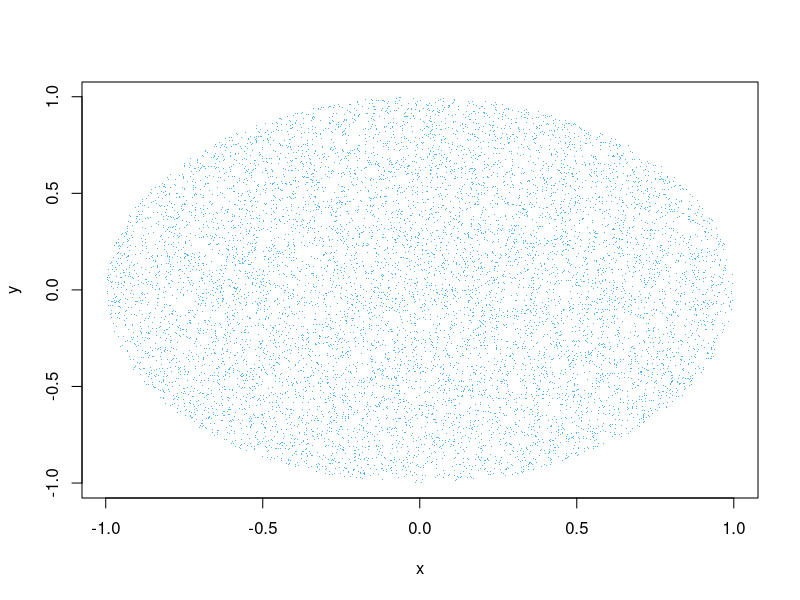

Write the R code that produced this figure. (Note: this script raises an error after producing the figure.)
## ---- chunk 1
knitr::opts_chunk$set(echo = TRUE)
## ---- chunk 2
set.seed(1)
u=runif(10000)
v=runif(10000)
r=u^0.5
theta=2*pi*v
x=r*cos(theta)
y=r*sin(theta)
colors <- c('#56B4E9')
plot(x,y,col=colors,pch = '.')

## ---- chunk 3
set.seed(1)
u=runif(10000)
v=runif(10000)
if (u==0 && v==0) return(0,0)
theta=0
r=1
a=2*u-1
b=2*v-1
r=numeric(10000)
theta=numeric(10000)

for (i in 1:10000){
  if (a[i]*a[i]>b[i]*b[i]){
    r[i]=a[i]
    theta[i]=pi/4*b[i]/a[i]
  }else{
    r[i]=b[i]
    theta[i]=pi/2-pi/4*a[i]/b[i]
  }
}

x=r*cos(theta)
y=r*sin(theta)

colors <- c('#56B4E9')
plot(x,y,col=colors,pch = '.')

## ---- chunk 4
u=rnorm(10000)
v=rnorm(10000)
e=rexp(10000,0.5)
denom=(u*u+v*v+e)^0.5
x=u/denom
y=v/denom
colors <- c('#56B4E9')
plot(x,y,col=colors,pch = '.')
## ---- chunk 5
a=rnorm(10000)
b=rnorm(10000)
c=rnorm(10000)
d=rnorm(10000)
norm=(a*a+b*b+c*c+d*d)^0.5
x=c/norm
y=d/norm
colors <- c('#56B4E9')
plot(x,y,col=colors,pch = '.')
## ---- chunk 6
library(scatterplot3d)
u=runif(10000)
v=runif(10000)
theta=2*pi*u
phi=acos(2*v-1)
x=sin(theta)*cos(phi)
y=sin(theta)*sin(phi)
z=cos(theta)
colors <- c('#56B4E9')
scatterplot3d(x,y,z,color=colors,pch = '.')
## ---- chunk 7
library(scatterplot3d)
u=2*runif(10000)-1
phi=2*pi*runif(10000)
z=u
x=cos(phi)*(1-z^2)^0.5
y=sin(phi)*(1-z^2)^0.5
colors <- c('#56B4E9')
scatterplot3d(x,y,z,color=colors,pch = '.')
## ---- chunk 8
library(scatterplot3d)
a=rnorm(10000)
b=rnorm(10000)
c=rnorm(10000)
norm=(a*a+b*b+c*c)^0.5
x=a/norm
y=b/norm
z=c/norm
colors <- c('#56B4E9')
scatterplot3d(x,y,z,color=colors,pch = '.')
## ---- chunk 9
library(scatterplot3d)
a=rnorm(10000)
b=rnorm(10000)
c=rnorm(10000)
r=runif(10000)^(1/3)
norm=(a*a+b*b+c*c)^0.5
x=r*a/norm
y=r*b/norm
z=r*c/norm
colors <- c("#E69F00")
scatterplot3d(x,y,z,color=colors,pch = '.')
## ---- chunk 10
library(scatterplot3d)
u=2*runif(10000)-1
phi=2*pi*runif(10000)
r=runif(10000)^(1/3)
x=r*cos(phi)*(1-u^2)^0.5
y=r*sin(phi)*(1-u^2)^0.5
z=r*u
colors <- c("#E69F00")
scatterplot3d(x,y,z,color=colors,pch = '.')
## ---- chunk 11
library(scatterplot3d)
a=rnorm(10000)
b=rnorm(10000)
c=rnorm(10000)
e=rexp(10000,rate=0.5)
denom=(e+a*a+b*b+c*c)^0.5
x=a/denom
y=b/denom
z=c/denom
colors <- c("#E69F00")
scatterplot3d(x,y,z,color=colors,pch = '.')
## ---- chunk 12
library(scatterplot3d)
a=rnorm(10000)
b=rnorm(10000)
c=rnorm(10000)
d=rnorm(10000)
e=rnorm(10000)
norm=(a*a+b*b+c*c+d*d+e*e)^0.5
x=c/norm
y=d/norm
z=e/norm
colors <- c("#E69F00")
scatterplot3d(x,y,z,color=colors,pch = '.')
## ---- chunk 13
#install.packages("scatterplot3d")
## ---- chunk 14
#r2 space
#multivariate approach
library(scatterplot3d)
n=2000
k=2
x=matrix(rnorm(n*k),ncol=k)
y=x/sqrt(rowSums(x*x))
colors <- c('#56B4E9')
plot(y[,1],y[,2],col=colors,pch = '.')
## ---- chunk 15
# r3 space
#multivariate approach
n=10000
k=3
x=matrix(rnorm(n*k),ncol = k)
y=x/sqrt(rowSums(x*x))
colors <- c('#56B4E9')
scatterplot3d(y[,1],y[,2],y[,3],color=colors,pch = '.')
## ---- chunk 16
#r2 space
#random numbers in a square
n=2000
k=2
x=matrix(runif(k*ceiling(n*4/pi),-1,1),ncol = k)
x=x[x[,1]^2+x[,2]^2<=1,]
y=x/sqrt(rowSums(x*x))
colors <- c('#56B4E9')
plot(y[,1],y[,2],col=colors,pch = '.')
dim(y)
## ---- chunk 17
#r3 space
#random numbers in a cube
n=10000
k=3
x=matrix(runif(k*ceiling(n*6/pi),-1,1),ncol = k)
x=x[x[,1]^2+x[,2]^2+x[,3]^2<=1,]
y=x/sqrt(rowSums(x*x))
colors <- c('#56B4E9')
scatterplot3d(y[,1],y[,2],y[,3],color=colors,pch = '.')
dim(y)
## ---- chunk 18
d_dimension_sphere = function(D) {
    samples = sapply(1:D, function(d) {
        rnorm(n=10000)
    })
    radii = apply(samples, 1, function(s) {
        sqrt(sum(s ^ 2))
    })
    samples = samples/radii
samples
}
## ---- chunk 19
points.sphere = d_dimension_sphere(D=3)
x = points.sphere[, 1]
y = points.sphere[, 2]
z = points.sphere[, 3]
colors <- c('#56B4E9')
scatterplot3d(x,y,z,color=colors,pch = '.')
## ---- chunk 20
d_dimension_ball = function(D) {
    samples = sapply(1:D, function(d) {
        rnorm(n=10000)
    })
    radii = apply(samples, 1, function(s) {
        sqrt(sum(s ^ 2))
    })
    new.radii = runif(10000) / radii
    samples = samples * new.radii
samples
}
## ---- chunk 21
points.sphere = d_dimension_ball(D=3)
x = points.sphere[, 1]
y = points.sphere[, 2]
z = points.sphere[, 3]
colors <- c('#E69F00')
scatterplot3d(x,y,z,color=colors,pch = '.')
## ---- chunk 22
#r-3 space
u=runif(10000)
v=runif(10000)
theta=acos(sqrt(u))
phi=2*pi*v

x=sin(theta)*cos(phi)
y=sin(theta)*sin(phi)
z=cos(theta)
colors <- c('#56B4E9')
scatterplot3d(x,y,z,color=colors,pch = '.')
## ---- chunk 23
u=runif(10000)
v=runif(10000)
a = (1 - 2*u)^2
b = sqrt(1 - a*a)
phi = 2*pi*v
x = b*cos(phi)
y = b*sin(phi)
z = a
colors <- c('#56B4E9')
scatterplot3d(x,y,z,color=colors,pch = '.')
